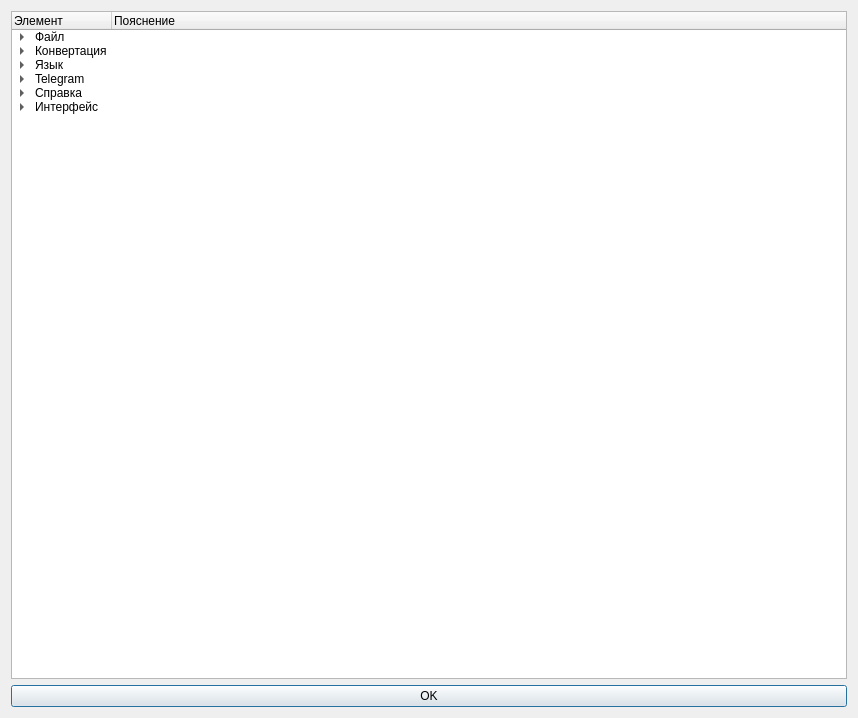
<?xml version="1.0" encoding="UTF-8"?>
<ui version="4.0">
 <class>help</class>
 <widget class="QDialog" name="help">
  <property name="geometry">
   <rect>
    <x>0</x>
    <y>0</y>
    <width>858</width>
    <height>718</height>
   </rect>
  </property>
  <property name="windowTitle">
   <string>Справка</string>
  </property>
  <property name="windowIcon">
   <iconset resource="resources.qrc">
    <normaloff>:/image/bird2.ico</normaloff>:/image/bird2.ico</iconset>
  </property>
  <layout class="QVBoxLayout" name="verticalLayout">
   <item>
    <widget class="QTreeWidget" name="treeWidget">
     <column>
      <property name="text">
       <string>Элемент</string>
      </property>
     </column>
     <column>
      <property name="text">
       <string>Пояснение</string>
      </property>
     </column>
     <item>
      <property name="text">
       <string>Файл</string>
      </property>
      <property name="text">
       <string/>
      </property>
      <item>
       <property name="text">
        <string>Открыть</string>
       </property>
       <property name="text">
        <string>Открывает и транскрибирует файл</string>
       </property>
       <property name="font">
        <font>
         <family>MS Shell Dlg 2</family>
         <pointsize>9</pointsize>
        </font>
       </property>
      </item>
      <item>
       <property name="text">
        <string>Сохранить</string>
       </property>
       <property name="text">
        <string>Сохраняет текст в файл</string>
       </property>
      </item>
      <item>
       <property name="text">
        <string>Выход</string>
       </property>
       <property name="text">
        <string>Закрывает программу</string>
       </property>
      </item>
     </item>
     <item>
      <property name="text">
       <string>Конвертация</string>
      </property>
      <item>
       <property name="text">
        <string>m4a to wav</string>
       </property>
       <property name="text">
        <string>Конвертирует файлы формата m4a в формат wav</string>
       </property>
      </item>
      <item>
       <property name="text">
        <string>mp3 to wav</string>
       </property>
       <property name="text">
        <string>Конвертирует файлы формата mp3 в формат wav</string>
       </property>
      </item>
      <item>
       <property name="text">
        <string>flv to wav</string>
       </property>
       <property name="text">
        <string>Конвертирует файлы формата flv в формат wav</string>
       </property>
      </item>
      <item>
       <property name="text">
        <string>ogg to wav</string>
       </property>
       <property name="text">
        <string>Конвертирует файлы формата ogg в формат wav</string>
       </property>
      </item>
     </item>
     <item>
      <property name="text">
       <string>Язык</string>
      </property>
      <item>
       <property name="text">
        <string>Русский</string>
       </property>
       <property name="text">
        <string>Устанавливает русский язык транскрибации</string>
       </property>
      </item>
      <item>
       <property name="text">
        <string>Английский</string>
       </property>
       <property name="text">
        <string>Устанавливает английский язык транскрибации</string>
       </property>
      </item>
     </item>
     <item>
      <property name="text">
       <string>Telegram</string>
      </property>
      <item>
       <property name="text">
        <string>Подключить ID</string>
       </property>
       <property name="text">
        <string>Подключение ID Telegram чата для отправки сообщений после транскрибации</string>
       </property>
      </item>
      <item>
       <property name="text">
        <string>Показать ID</string>
       </property>
       <property name="text">
        <string>Отображает подключенный ID Telegram</string>
       </property>
      </item>
      <item>
       <property name="text">
        <string>Отправить</string>
       </property>
       <property name="text">
        <string>Отправляет текст из основного окна в Telegram</string>
       </property>
      </item>
     </item>
     <item>
      <property name="text">
       <string>Справка</string>
      </property>
      <item>
       <property name="text">
        <string>О программе</string>
       </property>
       <property name="text">
        <string>Отображает информацию о программе</string>
       </property>
      </item>
      <item>
       <property name="text">
        <string>Справка</string>
       </property>
       <property name="text">
        <string>Вызывает настоящую справку</string>
       </property>
      </item>
     </item>
     <item>
      <property name="text">
       <string>Интерфейс</string>
      </property>
      <item>
       <property name="text">
        <string>Поле вывода</string>
       </property>
       <property name="text">
        <string>Поле для вывода транскрибированного текста</string>
       </property>
      </item>
      <item>
       <property name="text">
        <string>Поле ввода</string>
       </property>
       <property name="text">
        <string>Поле для ввода поискового запроса</string>
       </property>
      </item>
     </item>
    </widget>
   </item>
   <item>
    <widget class="QPushButton" name="pushButton">
     <property name="text">
      <string>OK</string>
     </property>
    </widget>
   </item>
  </layout>
 </widget>
 <resources>
  <include location="resources.qrc"/>
 </resources>
 <connections>
  <connection>
   <sender>pushButton</sender>
   <signal>clicked()</signal>
   <receiver>help</receiver>
   <slot>close()</slot>
   <hints>
    <hint type="sourcelabel">
     <x>434</x>
     <y>685</y>
    </hint>
    <hint type="destinationlabel">
     <x>577</x>
     <y>658</y>
    </hint>
   </hints>
  </connection>
 </connections>
</ui>
